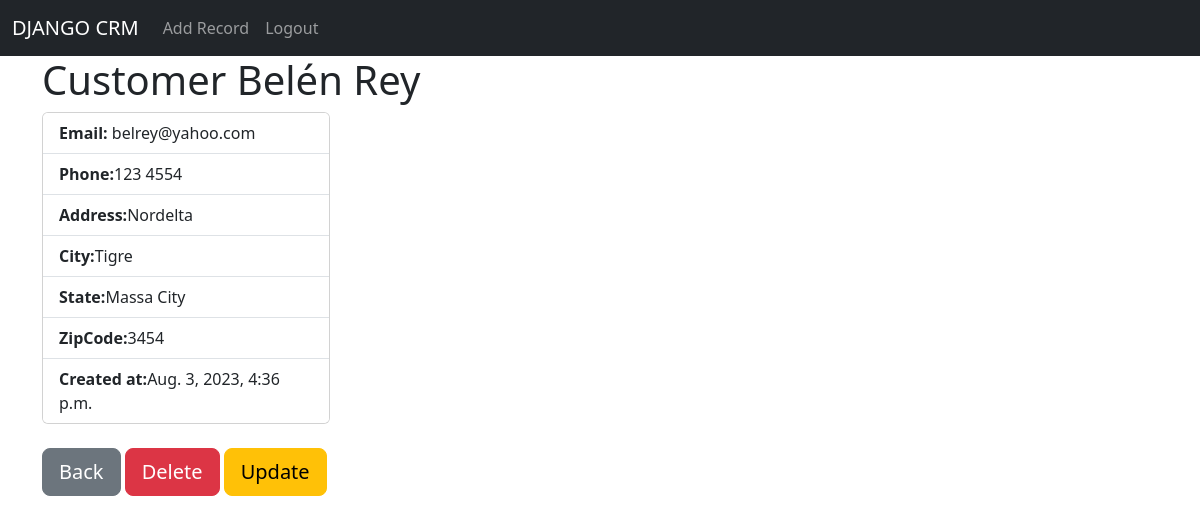
Screenshot of /record/3 (signed in) with the database file from the repository.
### website/models.py (models this page shows, shortened)
class Record(models.Model):
    created_at = models.DateTimeField(auto_now_add=True)
    first_name = models.CharField(max_length=50)
    last_name = models.CharField(max_length=50)
    email = models.EmailField(
        max_length=100)  # Use EmailField for email addresses
    phone = models.CharField(max_length=20)
    address = models.CharField(max_length=100)
    city = models.CharField(max_length=50)
    state = models.CharField(max_length=50)
    zipcode = models.CharField(max_length=20)
    class Meta:
        verbose_name = 'Record'
        verbose_name_plural = 'Records'
    def __str__(self):
        return f"{self.first_name} {self.last_name}"

### website/views.py (the view)
# urls.py: path("record/<int:pk>", views.customer_record, name='record'),
def customer_record(request, pk):
    if request.user.is_authenticated:
        customer_record = Record.objects.get(id=pk)
        return render(request, 'home/record.html',
                      {'customer_record': customer_record})
    else:
        messages.success(request, "You Must Be Logged in the website")
        return redirect('home')

### website/templates/home/record.html
{% extends 'home/base.html' %}
{% block content%}
<h1>Customer {{ customer_record}}</h1>
<div class="card" style="width: 18rem;">
  <ul class="list-group list-group-flush">
      <li class="list-group-item"><strong>Email:</strong>
{{ customer_record.email}}</li>
      <li class="list-group-item"><strong>Phone:</strong>{{ customer_record.phone}}</li>
      <li class="list-group-item"><strong>Address:</strong>{{ customer_record.address}}</li>
      <li class="list-group-item"><strong>City:</strong>{{ customer_record.city}}</li>
      <li class="list-group-item"><strong>State:</strong>{{ customer_record.state}}</li>
      <li class="list-group-item"><strong>ZipCode:</strong>{{ customer_record.zipcode}}</li>
      <li class="list-group-item"><strong>Created at:</strong>{{ customer_record.created_at}}</li>
  </ul>
</div>
<br/>
<a class="btn btn-secondary btn-lg" href="{% url 'home' %}" role="button">Back</a>
<a class="btn btn-danger btn-lg" href="{% url 'delete' customer_record.id %}" role="button">Delete</a>
<a class="btn btn-warning btn-lg" href="{% url 'update-record' customer_record.id %}" role="button">Update</a>
{% endblock %}

### rows the page displays
Record: first_name+last_name "Belén Rey", email "belrey@yahoo.com", phone "123 4554", address "Nordelta", city "Tigre", state "Massa City", zipcode "3454", created_at "Aug. 3, 2023, 4:36 p.m."
